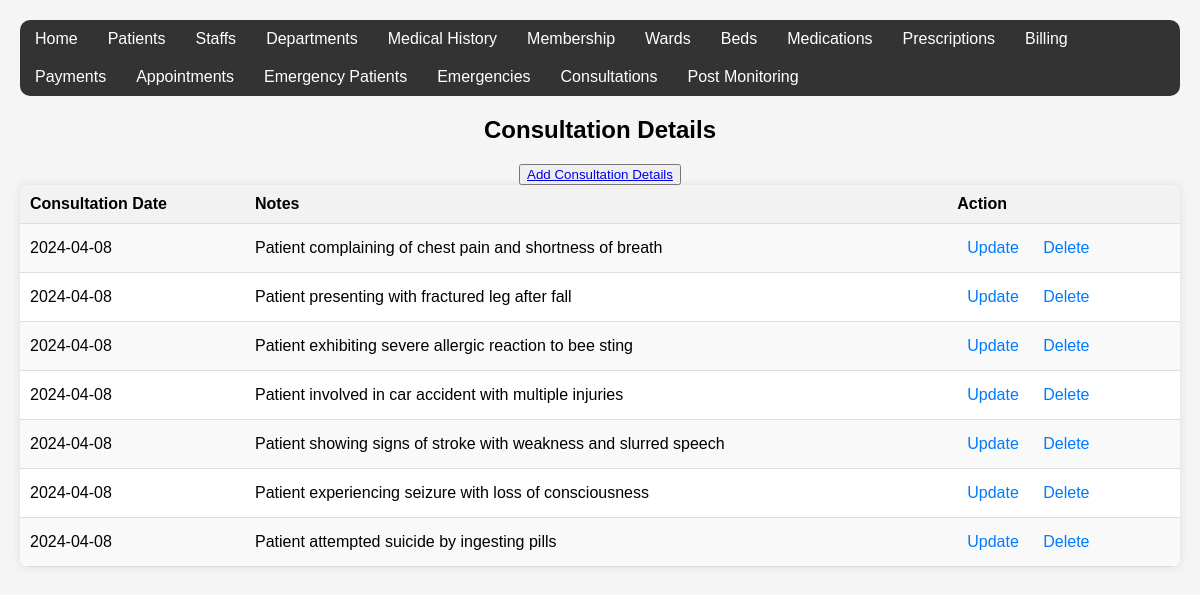
The app's page /consultations/table.php with its own data.
### tables this page shows
CREATE TABLE Consultations (
consultation_id INT AUTO_INCREMENT PRIMARY KEY,
patient_id INT NOT NULL,
staff_id INT NOT NULL,
consultation_date DATE,
notes TEXT,
FOREIGN KEY (patient_id) REFERENCES Patients(patient_id),
FOREIGN KEY (staff_id) REFERENCES Staff(staff_id)
);

### consultations/table.php (the view, shortened to what this page needs)
<!DOCTYPE html>
<html lang="en">
<head>
</head>
<body>
<div class="container">
    <div class="custom-navbar">
        <?php
        $pages = array(
            "Home" => "../layout/admin_dashboard.php",
            "Patients" => "../patients/table.php",
            "Staffs" => "../staff_members/table.php",
            "Departments" => "../department/table.php",
            "Medical History" => "../medical_history/table.php",
            "Membership" => "../patient membership/table.php",
            "Wards" => "../ward/table.php",
            "Beds" => "../beds/table.php",
            "Medications" => "../medications/table.php",
            "Prescriptions" => "../prescriptions/table.php",
            "Billing" => "../billings/table.php",
            "Payments" => "../payment/table.php",
            "Appointments" => "../Appointments/table.php",
            "Emergency Patients" => "../emergency_patients/table.php",
            "Emergencies" => "../Emergencies/table.php",
            "Consultations" => "../consultations/table.php",
            "Post Monitoring" => "../post_service_monitoring/table.php"
        );
        foreach ($pages as $pageTitle => $pageURL) {
            echo "<a href='$pageURL'>$pageTitle</a>";
        }
        ?>
    </div>
</div>
</body>
</html>
<!DOCTYPE html>
<html>
<head>
</head>
<body>
    <?php
    $servername = "localhost";
    $username = "root";
    $password = "norah#@$&";
    $database = "Jamii1_hospital";
    $conn = new mysqli($servername, $username, $password, $database);
    $sql = "SELECT e.consultation_id, e.consultation_date, e.notes, p.patient_name, f.name
            FROM Consultations e
            JOIN Patients p ON p.patient_id = e.patient_id
            JOIN Staff f ON e.staff_id = f.staff_id";
    $result = $conn->query($sql);
    ?>
    <h2>Consultation Details</h2>
    <div class="add-link">
      <button><a href="form.php">Add Consultation Details</a></button>
    </div>
    <table>
        <tr>
            <th>Consultation Date</th>
            <th>Notes</th>
            <th>Action</th>
        </tr>
        <?php if ($result->num_rows > 0) { ?>
            <?php while ($row = $result->fetch_assoc()) { ?>
                <tr>
                    <td><?php echo $row["consultation_date"]; ?></td>
                    <td><?php echo $row["notes"]; ?></td>
                    <td>
                        <a href="update.php?consultation_id=<?php echo $row["consultation_id"]; ?>">Update</a>
                        <a href="delete.php?consultation_id=<?php echo $row["consultation_id"]; ?>" onclick="return confirm('Are you sure you want to delete this record?')">Delete</a>
                    </td>
                </tr>
            <?php } ?>
        <?php } else { ?>
            <tr><td colspan="3">No records found</td></tr>
        <?php } ?>
    </table>
</body>
</html>

### consultations/table.php (style rules this page uses)
body, h1, p { margin: 0; padding: 0; }
.custom-navbar { background-color: #333; border-radius: 10px; margin-bottom: 20px; overflow: hidden; }
.custom-navbar a { float: left; display: block; color: white; text-align: center; padding: 10px 15px; text-decoration: none; transition: background-color 0.3s ease; }
body { font-family: Arial, sans-serif; background-color: #f5f5f5; margin: 0; padding: 20px; }
h2 { text-align: center; margin-bottom: 20px; }
table { width: 100%; border-collapse: collapse; background-color: #fff; border-radius: 8px; overflow: hidden; box-shadow: 0 0 10px rgba(0, 0, 0, 0.1); }
th, td { padding: 10px; text-align: left; border-bottom: 1px solid #ddd; }
th { background-color: #f2f2f2; }
tr:nth-child(even) { background-color: #f9f9f9; }
td a { display: inline-block; padding: 5px 10px; color: #007bff; text-decoration: none; border-radius: 4px; transition: background-color 0.3s; }
.add-link { display: block; text-align: center; margin-top: 20px; }

### records on screen
consultations: consultation_date "2024-04-08", notes "Patient complaining of chest pain and shortness of breath"
consultations: consultation_date "2024-04-08", notes "Patient presenting with fractured leg after fall"
consultations: consultation_date "2024-04-08", notes "Patient exhibiting severe allergic reaction to bee sting"
consultations: consultation_date "2024-04-08", notes "Patient involved in car accident with multiple injuries"
consultations: consultation_date "2024-04-08", notes "Patient showing signs of stroke with weakness and slurred speech"
consultations: consultation_date "2024-04-08", notes "Patient experiencing seizure with loss of consciousness"
consultations: consultation_date "2024-04-08", notes "Patient attempted suicide by ingesting pills"

### other values on screen
$pageTitle "Home"
$pageTitle "Patients"
$pageTitle "Staffs"
$pageTitle "Departments"
$pageTitle "Medical History"
$pageTitle "Membership"
$pageTitle "Wards"
$pageTitle "Beds"
$pageTitle "Medications"
$pageTitle "Prescriptions"
$pageTitle "Billing"
$pageTitle "Payments"
$pageTitle "Appointments"
$pageTitle "Emergency Patients"
$pageTitle "Emergencies"
